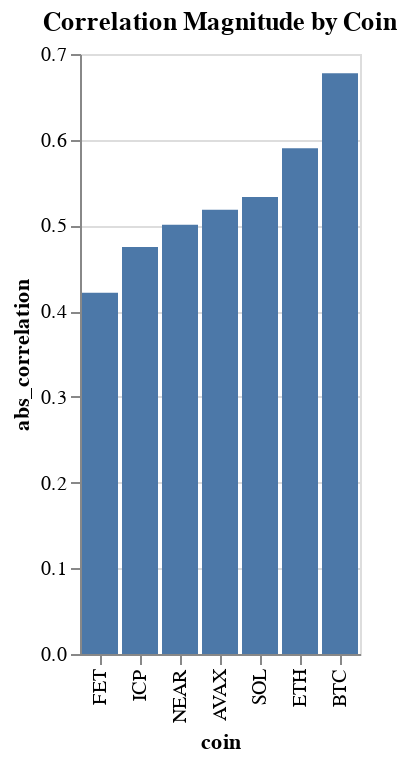

The notebook cell saved with this chart:
### Code cell
# Sort the DataFrame by RMSE in ascending order
everything_sorted = everything.sort_values('correlation')
everything_sorted['abs_correlation'] = np.abs(everything_sorted['correlation'])

# Create the bar plot
alt.Chart(everything_sorted).mark_bar().encode(
    x=alt.X('coin', sort= 'y'),  # Sort x-axis (coins) by y-axis (RMSE)
    y='abs_correlation'
).properties(
    title='Correlation Magnitude by Coin'  # Add a title to the chart
)

### Figure 1 — Vega-Lite specification as saved in the notebook (floating-point values rounded to 4 significant figures)
{"config": {"view": {"continuousWidth": 300, "continuousHeight": 300}}, "data": {"name": "data-2f8d47383e04c89808e63779e341c2be"}, "mark": {"type": "bar"}, "encoding": {"x": {"field": "coin", "sort": "y", "type": "nominal"}, "y": {"field": "abs_correlation", "type": "quantitative"}}, "title": "Correlation Magnitude by Coin", "$schema": "https://vega.github.io/schema/vega-lite/v5.20.1.json", "datasets": {"data-2f8d47383e04c89808e63779e341c2be": [{"coin": "BTC", "correlation": -0.6776, "RMSE": 2.782, "abs_correlation": 0.6776}, {"coin": "ETH", "correlation": -0.5899, "RMSE": 3.57, "abs_correlation": 0.5899}, {"coin": "SOL", "correlation": -0.5331, "RMSE": 4.523, "abs_correlation": 0.5331}, {"coin": "AVAX", "correlation": -0.5184, "RMSE": 5.049, "abs_correlation": 0.5184}, {"coin": "NEAR", "correlation": -0.5008, "RMSE": 6.017, "abs_correlation": 0.5008}, {"coin": "ICP", "correlation": -0.475, "RMSE": 5.034, "abs_correlation": 0.475}, {"coin": "FET", "correlation": -0.4214, "RMSE": 6.589, "abs_correlation": 0.4214}]}}
